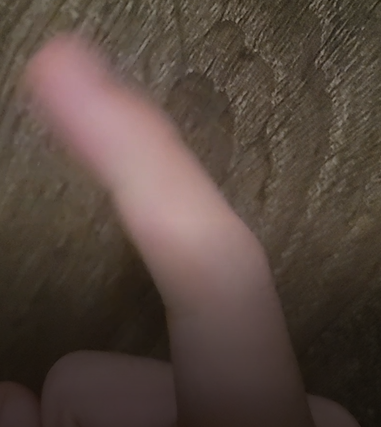
#> input picture Image/1.png, 381 x 427 px, found by its file name
$ python edge_detection.py
#> lines starting #> are read from the running program, lines starting #| are printed output that depends on the picture; after the words box and inside, x2 and y2 are one past the last pixel; in counts of white or black regions, pixels touching at a corner belong together
import cv2
import numpy as np
from matplotlib import pyplot as plt
from numba import jit
import scipy.interpolate as spi
from scipy.interpolate import interp1d
from scipy.interpolate import BSpline, make_interp_spline
#from imageio import imread
import scipy.ndimage as ndimage

#image = "C:\\Users\\acey2\\OneDrive\Documents\\GitHub\\curvature-detection\\Image\\2.png"
#raw = cv2.imread(image)


#raw = cv2.imread("C:/Users/acey2/OneDrive/Documents/GitHub/curvature-detection/Image/2.png")
raw = cv2.imread(r'C:\Users\acey2\OneDrive\Documents\GitHub\curvature-detection\Image\1.png')
#> raw is the input picture: shape (427, 381, 3); mean B, G, R 62.6, 70.8, 85.8
#grey = raw[:,:,0]
#threshold = grey>110
#blur = cv2.blur(raw,(2, 2))
blur_img = cv2.GaussianBlur(raw,(5,5),cv2.BORDER_DEFAULT)
edges = cv2.Canny(blur_img,100,200)
#> edges: shape (427, 381); every value is 0
cv2.imshow("raw", raw)

kernel_remove_vertical = cv2.getStructuringElement(cv2.MORPH_RECT, ksize=(2, 1))#extra vertical bits
edged_hor = cv2.erode(edges, kernel_remove_vertical)
cv2.imshow("edges", edged_hor)

# Find coordinates for white pixels
pixels = np.argwhere(edged_hor == 255)
#> pixels = empty array
x = (pixels[:, 1])
#> x = empty array
y = (pixels[:, 0])
#> y = empty array

# Interpolate with scipy
#f = interp1d(x, y, kind='cubic')
#f = spi.interp1d(x, y, fill_value="extrapolate")
x_new = np.linspace(0, 175, 50)
#y_interp = f(x_new)


plt.figure()
plt.imshow(cv2.cvtColor(edged_hor, cv2.COLOR_BGR2RGB))
#plt.plot(x_new, y_interp)
plt.plot(x, y)
plt.show()
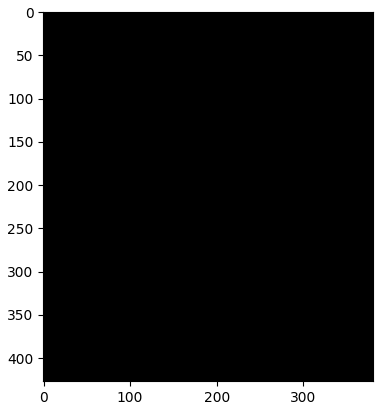
#> figure drawn by matplotlib, 1 panel
cv2.waitKey()

$ run again, with Image/2.png copied over Image/1.png
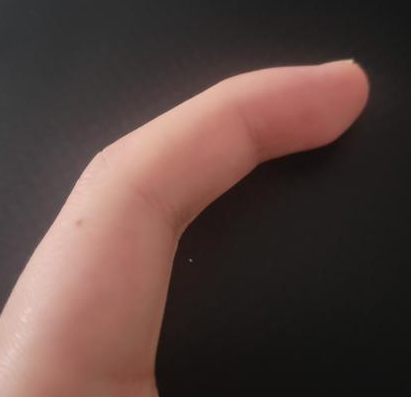
#> input picture Image/2.png, 411 x 397 px, found by its file name
#> raw is the input picture: shape (397, 411, 3); mean B, G, R 61.6, 66.2, 86.2
#> `edges = cv2.Canny(blur_img,100,200)`:
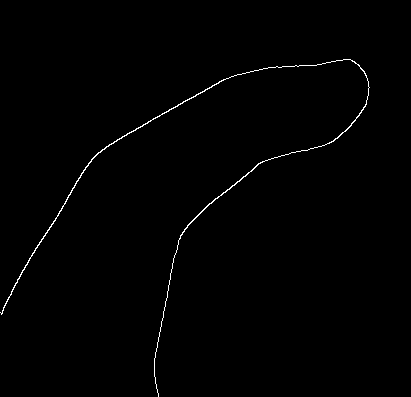
#> edges: shape (397, 411); 0.67% white in thin lines or dots, all inside (x1, y1, x2, y2) = (0, 59, 370, 397)
#> edged_hor: shape (397, 411); 0.31% white in thin lines or dots, all inside (x1, y1, x2, y2) = (0, 59, 367, 314)
#> pixels = 498 pairs, first value 59 to 313, second value 0 to 366
#> x = 498 values, max 366 at index 108, min 0 at index 496, mean 207.9
#> y = 498 values from 59 to 313
#> `plt.show()`:
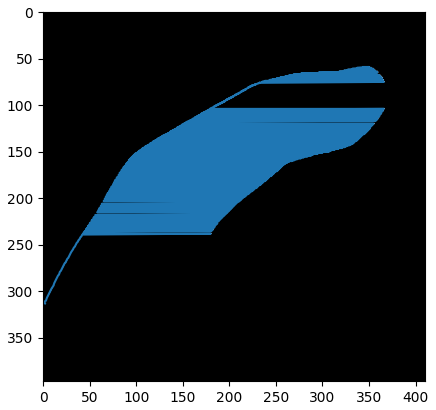
#> figure drawn by matplotlib, 1 panel

$ run again, with Image/12.png copied over Image/1.png
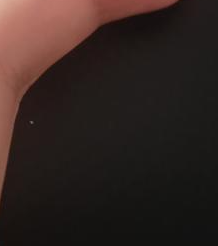
#> input picture Image/12.png, 218 x 246 px, found by its file name
#> raw is the input picture: shape (246, 218, 3); mean B, G, R 32.5, 36, 49.1
#> `edges = cv2.Canny(blur_img,100,200)`:
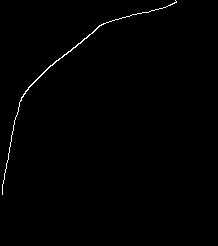
#> edges: shape (246, 218); 0.62% white in thin lines or dots, all inside (x1, y1, x2, y2) = (2, 0, 177, 195)
#> edged_hor: shape (246, 218); 0.25% white in thin lines or dots, all inside (x1, y1, x2, y2) = (21, 2, 177, 101)
#> pixels = 136 pairs, first value 2 to 100, second value 21 to 176
#> x = 136 values, max 176 at index 1, min 21 at index 135, mean 93.77
#> y = 136 values from 2 to 100
#> `plt.show()`:
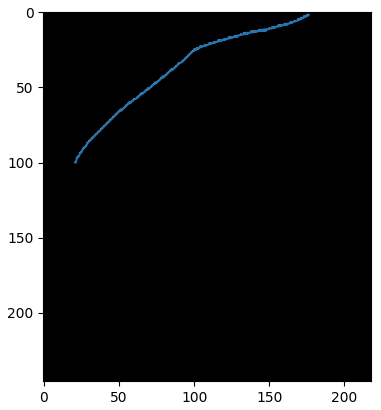
#> figure drawn by matplotlib, 1 panel
